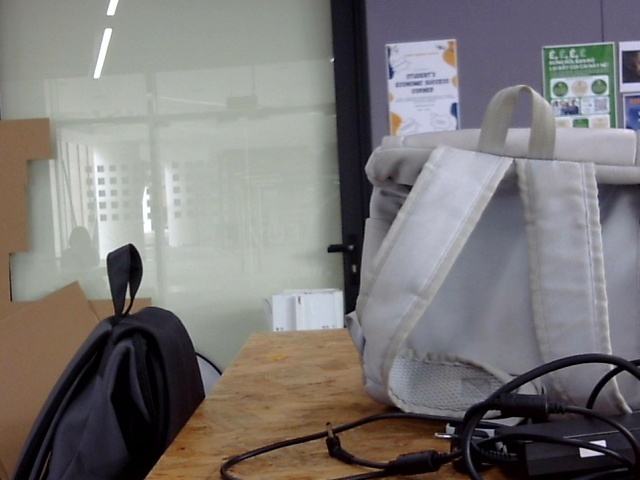
#> input picture ASM2/left_1.jpg, 640 x 480 px
$ python groupb.py
#> lines starting #> are read from the running program, lines starting #| are printed output that depends on the picture; after the words box and inside, x2 and y2 are one past the last pixel; in counts of white or black regions, pixels touching at a corner belong together
import cv2
import numpy as np
import open3d as o3d
import matplotlib.pyplot as plt


def generate_point_cloud_from_stereo(imgL_path, imgR_path, focal_length=800, baseline=0.05):
#> called with imgL_path = 'left_1.jpg', imgR_path = 'right_1.jpg', focal_length = 800, baseline = 0.05
    imgL_gray = cv2.imread(imgL_path, cv2.IMREAD_GRAYSCALE)
#> imgL_gray: shape (480, 640); min 0, max 255, mean 120.9
    imgR_gray = cv2.imread(imgR_path, cv2.IMREAD_GRAYSCALE)
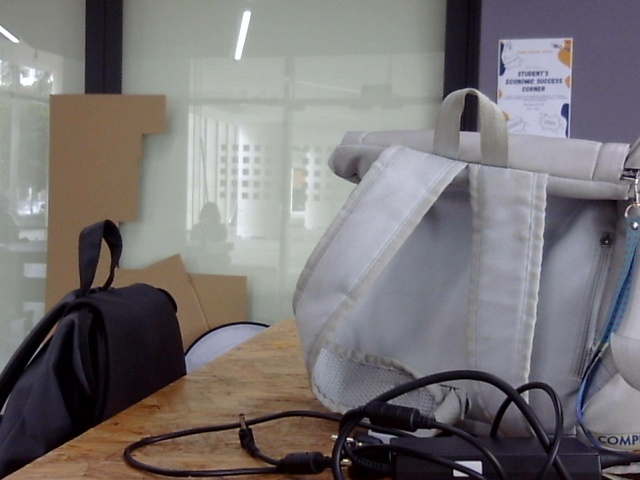
#> input picture ASM2/right_1.jpg, 640 x 480 px
#> imgR_gray: shape (480, 640); min 0, max 255, mean 117.6
    imgL_color = cv2.imread(imgL_path, cv2.IMREAD_COLOR)
#> imgL_color is the input picture: shape (480, 640, 3); mean B, G, R 119.4, 120, 123.1

    if imgL_gray is None or imgR_gray is None:
        raise FileNotFoundError("❌ One or both stereo images not found.")

    stereo = cv2.StereoSGBM_create(
        minDisparity=20,
        numDisparities=50,
        blockSize=9,
        P1=8 * 3 * 9 ** 2,
        P2=32 * 3 * 9 ** 2,
        disp12MaxDiff=1,
        uniquenessRatio=5,
        speckleWindowSize=100,
        speckleRange=1
    )

    disparity = stereo.compute(imgL_gray, imgR_gray).astype(np.float32) / 16.0
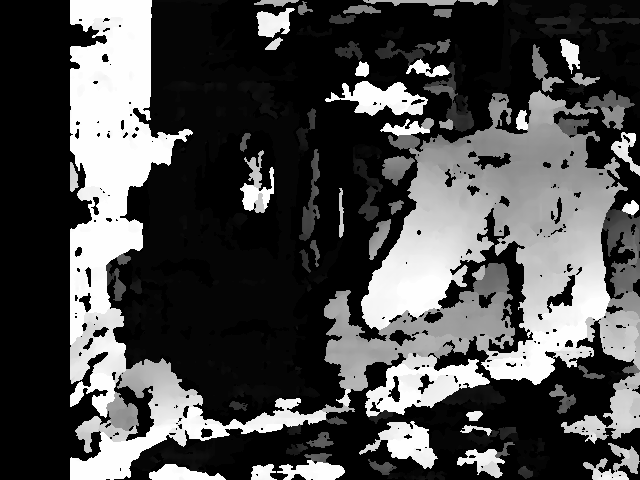
#> disparity: shape (480, 640) float32; min 19, max 69, mean 33.9; drawn with min black and max white
    print("📏 Disparity range:", np.min(disparity), "to", np.max(disparity))
#| 📏 Disparity range: 19.0 to 69.0


    plt.figure(figsize=(10, 5))
    plt.imshow(disparity, cmap='plasma')
    plt.colorbar(label='Disparity Value')
    plt.title("Disparity Map")
    plt.show()
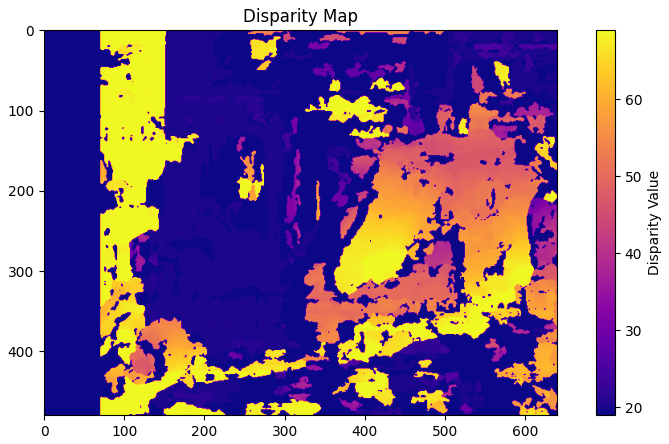
#> figure drawn by matplotlib, 2 panels

    h, w = imgL_gray.shape[:2]
#> h = 480; w = 640
    Q = np.float32([
        [1, 0, 0, -w / 2],
        [0, -1, 0, h / 2],
        [0, 0, 0, -focal_length],
        [0, 0, 1 / baseline, 0]
    ])

    points_3D = cv2.reprojectImageTo3D(disparity, Q)
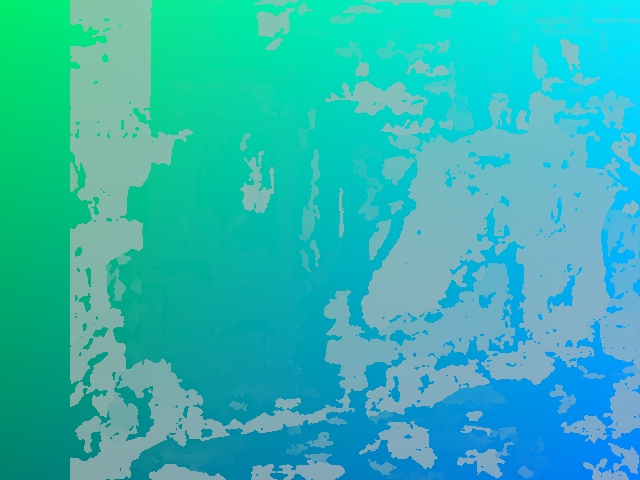
#> points_3D: shape (480, 640, 3) float32; mean of channels 0, 1, 2 -0.0275, 0.011, -1.56; drawn with min black and max white
    colors = cv2.cvtColor(imgL_color, cv2.COLOR_BGR2RGB)

    mask = (disparity > disparity.min()) & (disparity < np.max(disparity))
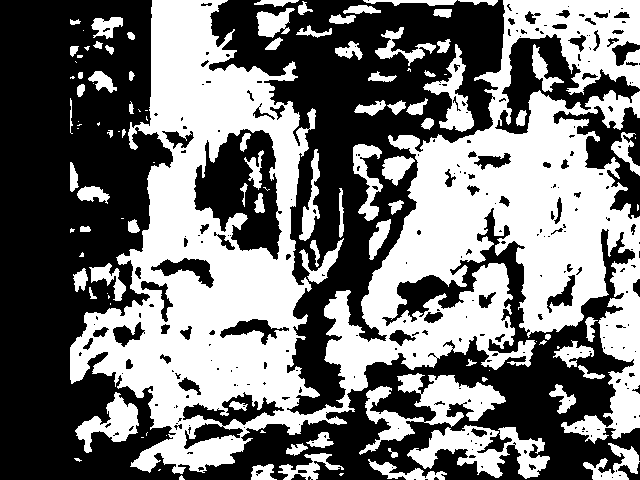
#> mask: shape (480, 640) bool; 46% white; 113 white regions (37 under 20 px), largest, box (x1, y1, x2, y2) and area: (70, 0, 640, 474) 113552, (359, 373, 506, 455) 4117, (407, 425, 550, 479) 3468
    output_points = points_3D[mask]
    output_colors = colors[mask]

    dists = np.linalg.norm(output_points, axis=1)
    close_mask = dists < 3.5
    output_points = output_points[close_mask]
    output_colors = output_colors[close_mask]

    pcd = o3d.geometry.PointCloud()
    pcd.points = o3d.utility.Vector3dVector(output_points)
    pcd.colors = o3d.utility.Vector3dVector(output_colors.astype(np.float32) / 255.0)

    return pcd


def generate_point_cloud_from_depth(color_path, depth_path, camera_params, depth_scale=4000.0):
#> called with color_path = 'left_group.jpg', depth_path = 'right_group.jpg', depth_scale = 4000
    fx, fy, cx, cy, R, T = camera_params
    color_img = cv2.imread(color_path)
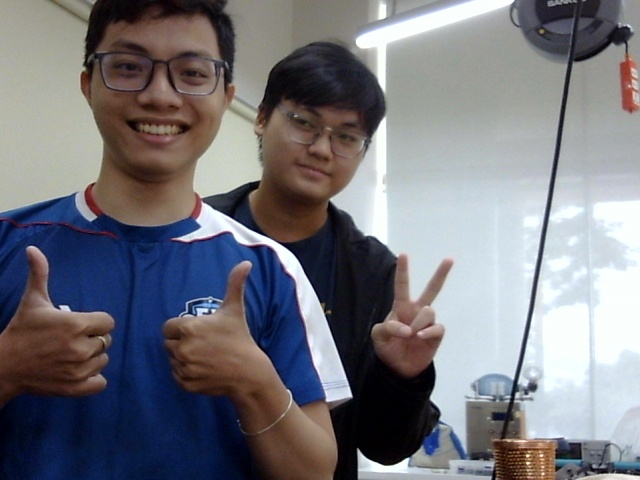
#> input picture ASM2/left_group.jpg, 640 x 480 px
#> color_img is the input picture: shape (480, 640, 3); mean B, G, R 124.3, 117.5, 117.8
    depth_img = cv2.imread(depth_path, cv2.IMREAD_UNCHANGED)
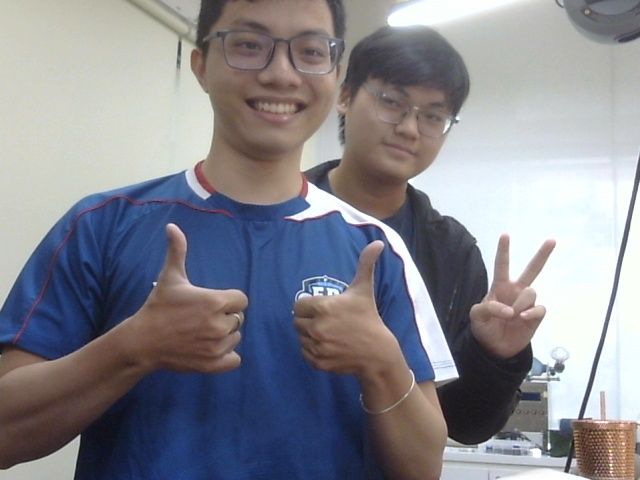
#> input picture ASM2/right_group.jpg, 640 x 480 px
#> depth_img is the input picture: shape (480, 640, 3); mean B, G, R 142.2, 134.5, 134.5

    if color_img is None or depth_img is None:
        raise FileNotFoundError("❌ Error loading depth or color image.")

    h, w = depth_img.shape
    points = []
    colors = []

    for v in range(h):
        for u in range(w):
            z = depth_img[v, u] / depth_scale
            if z <= 0:
                continue
            x = (u - cx) * z / fx
            y = (v - cy) * z / fy
            point = np.array([x, y, z])
            transformed = R @ point + T
            points.append(transformed)
            colors.append(color_img[v, u][::-1] / 255.0)

    if not points:
        raise ValueError("❌ No valid points found in depth data.")

    points = np.array(points)
    colors = np.array(colors)
    pcd = o3d.geometry.PointCloud()
    pcd.points = o3d.utility.Vector3dVector(points)
    pcd.colors = o3d.utility.Vector3dVector(colors)

    return pcd


# === Main Execution ===
if __name__ == "__main__":
    # ===== Stereo Example =====
    try:
        pcd_stereo = generate_point_cloud_from_stereo("left_1.jpg", "right_1.jpg")
        o3d.io.write_point_cloud("stereo_output.ply", pcd_stereo)
        print("✅ Saved stereo point cloud to 'stereo_output.ply'")
        o3d.visualization.draw_geometries([pcd_stereo])
    except Exception as e:
        print("Stereo error:", e)

    # ===== RGB-D Example (Uncomment and edit paths to use) =====
    camera_params = (
        880.0, 990.0, 430.0, 540.0,  # fx, fy, cx, cy
        np.eye(3),                   # Rotation
        np.zeros(3)                 # Translation
    )
    try:
        pcd_depth = generate_point_cloud_from_depth("left_group.jpg", "right_group.jpg", camera_params)
        o3d.io.write_point_cloud("depth_output.ply", pcd_depth)
        print("✅ Saved RGB-D point cloud to 'depth_output.ply'")
        o3d.visualization.draw_geometries([pcd_depth])
    except Exception as e:
        print("RGB-D error:", e)

    # ===== Stereo Example =====
    try:
        pcd_stereo = generate_point_cloud_from_stereo("left_1.jpg", "right_1.jpg")
#| 📏 Disparity range: 19.0 to 69.0
        o3d.io.write_point_cloud("stereo_output.ply", pcd_stereo)
        print("✅ Saved stereo point cloud to 'stereo_output.ply'")
        o3d.visualization.draw_geometries([pcd_stereo])
    except Exception as e:
        print("Stereo error:", e)

    # ===== RGB-D Example (Uncomment to use) =====
    camera_params = (
        880.0, 990.0, 430.0, 540.0,  # fx, fy, cx, cy
        np.eye(3),                   # Rotation
        np.zeros(3)                 # Translation
    )
